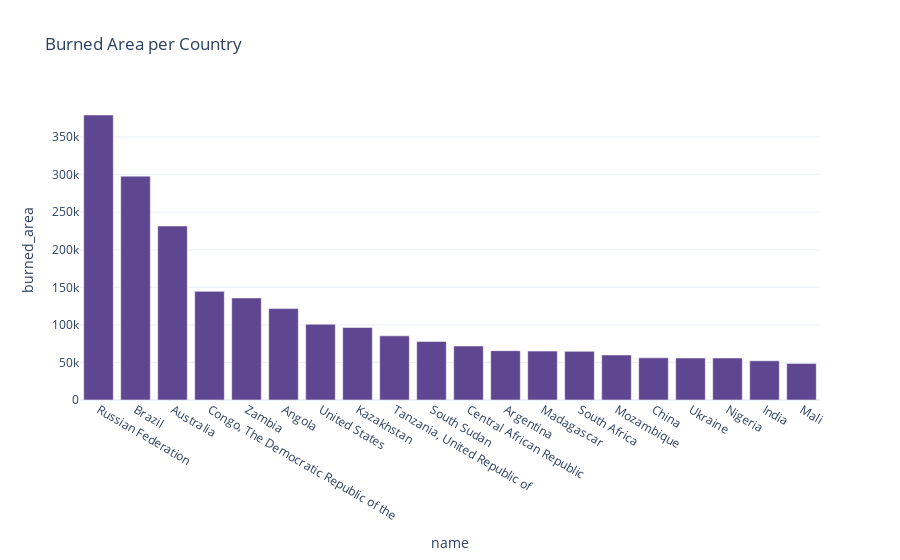

Notebook cell for this chart:
### Code cell
fig = px.bar(df_countries, x="name", y="burned_area",  title='Burned Area per Country', color_discrete_sequence=px.colors.qualitative.Prism)
fig.show()

### Figure 1 — Plotly figure (JSON) as saved in the notebook; plotly's stock layout.template omitted (floating-point values rounded to 4 significant figures)
{"data": [{"alignmentgroup": "True", "hovertemplate": "name=%{x}<br>burned_area=%{y}<extra></extra>", "legendgroup": "", "marker": {"color": "rgb(95, 70, 144)", "pattern": {"shape": ""}}, "name": "", "offsetgroup": "", "orientation": "v", "showlegend": false, "textposition": "auto", "type": "bar", "x": ["Russian Federation", "Brazil", "Australia", "Congo, The Democratic Republic of the", "Zambia", "Angola", "United States", "Kazakhstan", "Tanzania, United Republic of", "South Sudan", "Central African Republic", "Argentina", "Madagascar", "South Africa", "Mozambique", "China", "Ukraine", "Nigeria", "India", "Mali"], "xaxis": "x", "y": [379365, 297973, 231628, 144610, 135869, 121719, 100823, 96544, 85389, 77883, 71888, 65644, 65076, 64746, 59938, 56139, 55906, 55898, 52164, 48554], "yaxis": "y"}], "layout": {"barmode": "relative", "legend": {"tracegroupgap": 0}, "title": {"text": "Burned Area per Country"}, "xaxis": {"anchor": "y", "domain": [0, 1], "title": {"text": "name"}}, "yaxis": {"anchor": "x", "domain": [0, 1], "title": {"text": "burned_area"}}}}
